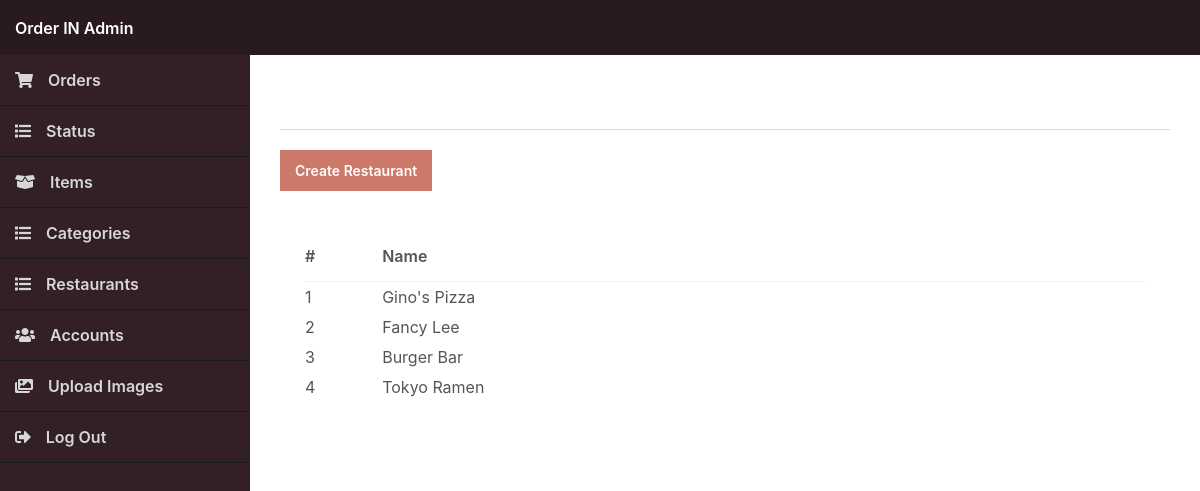
The app's page /admin/index.php?page=restaurants (signed in) with its own data.
### tables this page shows
CREATE TABLE `restaurants` (
  `id` int(11) NOT NULL,
  `name` varchar(255) NOT NULL
);

### admin/index.php (called while the page is built, shortened)
<?php
include '../functions.php';
$page = isset($_GET['page']) && file_exists($_GET['page'] . '.php') ? $_GET['page'] : 'orders';
include $page . '.php';
?>

### admin/restaurants.php (the view, shortened to what this page needs)
<?php
$stmt = $pdo->prepare('SELECT * FROM restaurants');
$stmt->execute();
$restaurants = $stmt->fetchAll(PDO::FETCH_ASSOC);
?>
<?=template_admin_header('Restaurants')?>
<h2>Restaurants</h2>
<div class="links">
    <a href="index.php?page=restaurant">Create Restaurant</a>
</div>
<div class="content-block">
    <div class="table">
        <table>
            <thead>
                <tr>
                    <td>#</td>
                    <td>Name</td>
                </tr>
            </thead>
            <tbody>
                <?php if (empty($restaurants)): ?>
                <tr>
                    <td colspan="8" style="text-align:center;">There are no products</td>
                </tr>
                <?php else: ?>
                <?php foreach ($restaurants as $restaurant): ?>
                <tr class="details" onclick="location.href='index.php?page=restaurant&id=<?=$restaurant['id']?>'">
                    <td><?=$restaurant['id']?></td>
                    <td><?=$restaurant['name']?></td>
                </tr>
                <?php endforeach; ?>
                <?php endif; ?>
            </tbody>
        </table>
    </div>
</div>
<?=template_admin_footer()?>

### admin/admin.css (style rules this page uses)
* { box-sizing: border-box; font-family: -apple-system, BlinkMacSystemFont, "segoe ui", roboto, oxygen, ubuntu, cantarell, "fira sans", "droid sans", "helvetica neue", Arial, sans-serif; font-size: 16px; -webkit-font-smoothing: antialiased; -moz-osx-font-smoothing: grayscale; }
html { height: 100%; }
body { position: relative; min-height: 100%; color: #555555; background-image: url(../imgs/background.jpg); background-size: cover; margin: 0; }
h1, h2, h3, h4, h5 { color: white; margin: 0; padding: 0; }
main h2 { font-size: 20px; padding-bottom: 20px; border-bottom: 1px solid #dbdbdd; }
main .content-block { background-color: #fff; margin-top: 25px; padding: 15px; }
main .table { padding: 0 10px; }
main .table table { width: 100%; border-collapse: collapse; }
main .table table thead td { font-weight: 600; padding: 15px 0; }
main .table table thead tr { border-bottom: 1px solid #f0f0f1; }
main .table table tbody td { padding: 5px 0; }
main .table table .details { cursor: pointer; }
main .links { display: flex; flex-flow: wrap; padding-top: 20px; }
main .links a { display: inline-flex; text-decoration: none; background: #CC796A; color: #FFFFFF; padding: 12px 15px; margin-right: 10px; font-size: 14px; font-weight: 600; }

### records on screen
restaurants: id "1", name "Gino's Pizza"
restaurants: id "2", name "Fancy Lee"
restaurants: id "3", name "Burger Bar"
restaurants: id "4", name "Tokyo Ramen"
